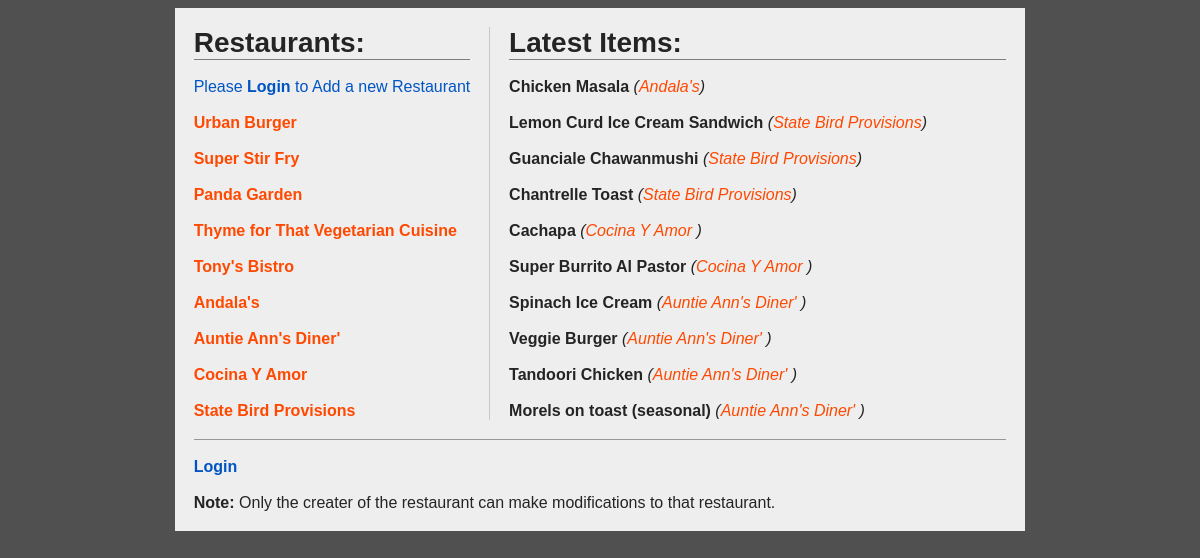
The page /restaurants/ on the database its author committed.
### database_setup.py (models this page shows, shortened)
class Restaurant(Base):
    __tablename__ = 'restaurant'
    id = Column(Integer, primary_key=True)
    name = Column(String(250), nullable=False)
    creater_id = Column(String(250), ForeignKey('user.id'))
    creater = relationship(User)

class MenuItem(Base):
    __tablename__ = 'menu_item'
    name = Column(String(80), nullable=False)
    id = Column(Integer, primary_key=True)
    description = Column(String(250))
    price = Column(String(8))
    course = Column(String(250))
    time_of_entry = Column(DateTime, default=datetime.datetime.utcnow)
    restaurant_id = Column(Integer, ForeignKey('restaurant.id'))
    restaurant = relationship(Restaurant)
    creater_id = Column(String(80), ForeignKey('user.id'))
    creater = relationship(User)

### flask_app.py (the view)
@app.route(all_res_path, methods=['GET'])
def allResPg():
    all_res = db_session.query(Restaurant)
    if all_res:
        items = db_session.query(MenuItem, Restaurant).join(Restaurant).\
            order_by(desc(MenuItem.time_of_entry)).limit(10).all()
        if items:
            local_id = 0
            logged_in = False
            if 'username' in session:
                local_id = getLocalID(session['email'])
                logged_in = True
            return render_template(
                    'all_res.html',
                    logged_in=logged_in,
                    all_res=all_res,
                    user_id=local_id,
                    items=items
                )
    return redirect(url_for('index'))

### flask_app.py (called while the page is built)
@app.context_processor
def override_url_for():
    return dict(url_for=dated_url_for)

def dated_url_for(endpoint, **values):
    if endpoint == 'static':
        filename = values.get('filename', None)
        if filename:
            file_path = os.path.join(app.root_path,
                                     endpoint, filename)
            values['q'] = int(os.stat(file_path).st_mtime)
    return url_for(endpoint, **values)

### templates/all_res.html (shortened to what this page needs)
<!DOCTYPE html>
  <head>
    <link
      rel=stylesheet
      type=text/css
      href="{{ url_for('static', filename='styles.css') }}">
  </head>
  <body>
    <main>
      <section class="two-columns-layout">
        <nav class="first-column">
          <h1>Restaurants:</h1>
          <br>
          {% if logged_in == False %}
          <a class="edit-link" href="{{url_for('loginPg')}}">
            Please <b>Login</b> to Add a new Restaurant
          </a>
          {% else %}
          <a class="edit-link" href="{{url_for('addResPg')}}">
            <b>Add Restaurant</b>
          </a>
          {% endif %}
          <br>
          {% for res in all_res %}
          <br>
          <a href="{{url_for('resPg', res_id = res.id)}}">
            <b>{{res.name}}</b>
          </a><br>
          {% endfor %}
        </nav>
        <article class="second-column">
          <h1>Latest Items:</h1>
          {% for item, res in items %}
          <br>
          <p>
            <b>{{item.name}}</b>
            <i> (<a href="{{url_for('resPg', res_id = res.id)}}">{{res.name}}</a>)
            </i>
          </p>
          {% endfor %}
        </article>
      </section>
      <footer>
        <br>
        {% if logged_in == True %}
        <a class="edit-link" href="{{url_for('disconnectPg')}}">
          Logout
        </a>
        {% else %}
        <a class="edit-link" href="{{url_for('loginPg')}}">
          <b>Login</b>
        </a>
        {% endif %}
        <br><br>
        <p>
          <b>Note:</b> Only the creater of the restaurant can make
            modifications to that restaurant.
        </p>
      </footer>
    </main>
  </body>
</html>

### static/styles.css (style rules this page uses)
body { font-family: Calibri, Helvetica, sans-serif; background-color: #505050; display: grid; grid-template-columns: auto minmax(auto, 225mm) auto; }
h1, h3, h5, p, a, div, section, article, nav, footer, textarea { margin: 0; }
h1 { border-bottom: 0.4mm solid rgb(125, 125, 125); color: rgb(36, 36, 36); font-size: 1.75em }
p { color: rgb(36, 36, 36); }
a { text-decoration: none; color: #ff4800; }
main { grid-column: 2/3; background-color: #eeeeee; padding: 5mm; }
.two-columns-layout { display: grid; grid-template-columns: minmax(min-content, max-content) minmax(50mm, auto); }
.first-column { grid-column: 1/2; padding-right: 5mm; border-right: 0.4mm solid rgb(200, 200, 200); }
.second-column { grid-column: 2/3; padding-left: 5mm; }
.edit-link { color: #0055c4; }
footer { border-top: 0.4mm solid rgb(150, 150, 150); margin-top: 5mm; }

### rows shown on the page
Restaurant: name "Urban Burger"
Restaurant: name "Super Stir Fry"
Restaurant: name "Panda Garden"
Restaurant: name "Thyme for That Vegetarian Cuisine"
Restaurant: name "Tony's Bistro"
Restaurant: name "Andala's"
Restaurant: name "Auntie Ann's Diner'"
Restaurant: name "Cocina Y Amor"
Restaurant: name "State Bird Provisions"
MenuItem: name "Chicken Masala", name "Andala's"
MenuItem: name "Lemon Curd Ice Cream Sandwich", name "State Bird Provisions"
MenuItem: name "Guanciale Chawanmushi", name "State Bird Provisions"
MenuItem: name "Chantrelle Toast", name "State Bird Provisions"
MenuItem: name "Cachapa", name "Cocina Y Amor"
MenuItem: name "Super Burrito Al Pastor", name "Cocina Y Amor"
MenuItem: name "Spinach Ice Cream", name "Auntie Ann's Diner'"
MenuItem: name "Veggie Burger", name "Auntie Ann's Diner'"
MenuItem: name "Tandoori Chicken", name "Auntie Ann's Diner'"
MenuItem: name "Morels on toast (seasonal)", name "Auntie Ann's Diner'"
